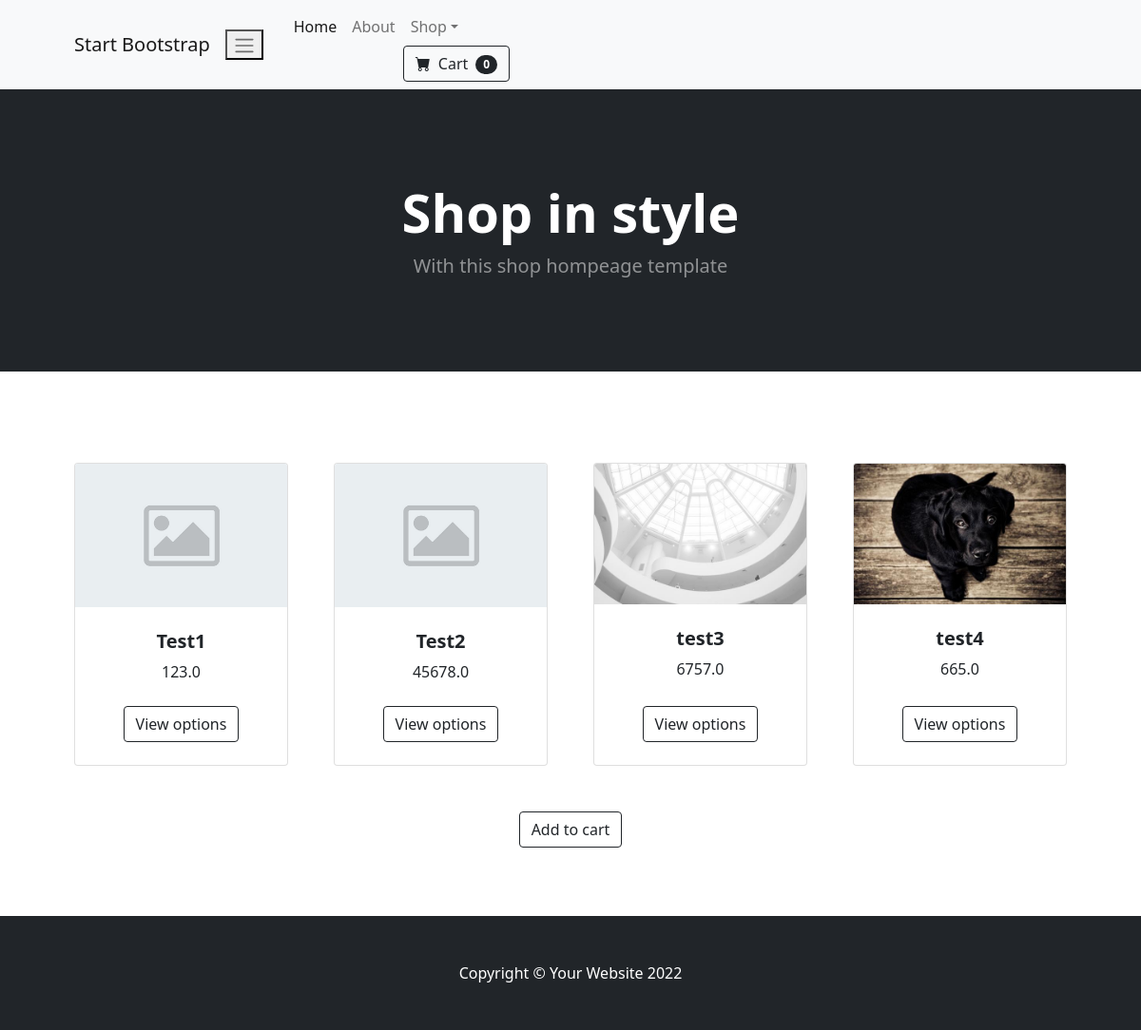
The page / on the database its author committed.
### ecommapp/models.py (models this page shows, shortened)
class Product(models.Model):
    product_name = models.CharField(max_length= 30)
    image = models.FileField(upload_to= 'pic', null=True)
    price = models.FloatField(null=True)
    description = models.TextField()

### ecommapp/views.py (the view)
# urls.py: path('', index),
def index(request):
    rec = Product.objects.all()
    return render(request, 'index.html', {'rec': rec})

### ecommapp/templates/index.html (shortened to what this page needs)
<!DOCTYPE html>
<html lang="en">
    <head>
        <link href="https://cdn.jsdelivr.net/npm/bootstrap-icons@1.5.0/font/bootstrap-icons.css" rel="stylesheet" />
        <link href="static/css/styles.css" rel="stylesheet" />
    </head>
    <body>
        <nav class="navbar navbar-expand-lg navbar-light bg-light">
            <div class="container px-4 px-lg-5">
                <a class="navbar-brand" href="#!">Start Bootstrap</a>
                <button class="na
                <h4>Image: {{n.image}}</h4>vbar-toggler" type="button" data-bs-toggle="collapse" data-bs-target="#navbarSupportedContent" aria-controls="navbarSupportedContent" aria-expanded="false" aria-label="Toggle navigation"><span class="navbar-toggler-icon"></span></button>
                <div class="collapse navbar-collapse" id="navbarSupportedContent">
                    <ul class="navbar-nav me-auto mb-2 mb-lg-0 ms-lg-4">
                        <li class="nav-item"><a class="nav-link active" aria-current="page" href="#!">Home</a></li>
                        <li class="nav-item"><a class="nav-link" href="#!">About</a></li>
                        <li class="nav-item dropdown">
                            <a class="nav-link dropdown-toggle" id="navbarDropdown" href="#" role="button" data-bs-toggle="dropdown" aria-expanded="false">Shop</a>
                        </li>
                    </ul>
                    <form class="d-flex">
                        <button class="btn btn-outline-dark" type="submit">
                            <i class="bi-cart-fill me-1"></i>
                            Cart
                            <span class="badge bg-dark text-white ms-1 rounded-pill">0</span>
                        </button>
                    </form>
                </div>
            </div>
        </nav>
        <header class="bg-dark py-5">
            <div class="container px-4 px-lg-5 my-5">
                <div class="text-center text-white">
                    <h1 class="display-4 fw-bolder">Shop in style</h1>
                    <p class="lead fw-normal text-white-50 mb-0">With this shop hompeage template</p>
                </div>
            </div>
        </header>
        <section class="py-5">
            <div class="container px-4 px-lg-5 mt-5">
                <div class="row gx-4 gx-lg-5 row-cols-2 row-cols-md-3 row-cols-xl-4 justify-content-center">
                    {% for i in rec %}
                    <div class="col mb-5">
                        <div class="card h-100">
                            {% if i.image %}
                            <img class="card-img-top" src="{{i.image.url}}" alt="..." />
                            {% else %}
                            <img class="card-img-top" src="https://dummyimage.com/450x300/dee2e6/6c757d.jpg" alt="..." />
                            {% endif %}
                            <div class="card-body p-4">
                                <div class="text-center">
                                    <h5 class="fw-bolder">{{i.product_name}}</h5>
                                    {{i.price}}
                                </div>
                            </div>
                            <div class="card-footer p-4 pt-0 border-top-0 bg-transparent">
                                <div class="text-center"><a class="btn btn-outline-dark mt-auto" href="{% url 'product_info' i.id %}">View options</a></div>
                            </div>
                        </div>
                    </div>
                    {% endfor %}
                            <div class="card-footer p-4 pt-0 border-top-0 bg-transparent">
                                <div class="text-center"><a class="btn btn-outline-dark mt-auto" href="#">Add to cart</a></div>
                            </div>
                        </div>
                    </div>
        </section>
        <footer class="py-5 bg-dark">
            <div class="container"><p class="m-0 text-center text-white">Copyright &copy; Your Website 2022</p></div>
        </footer>
    </body>
</html>

### rows shown on the page
Product: image (placeholder picture), product_name "Test1", price "123.0"
Product: image (placeholder picture), product_name "Test2", price "45678.0"
Product: image (picture), product_name "test3", price "6757.0"
Product: image (picture), product_name "test4", price "665.0"
